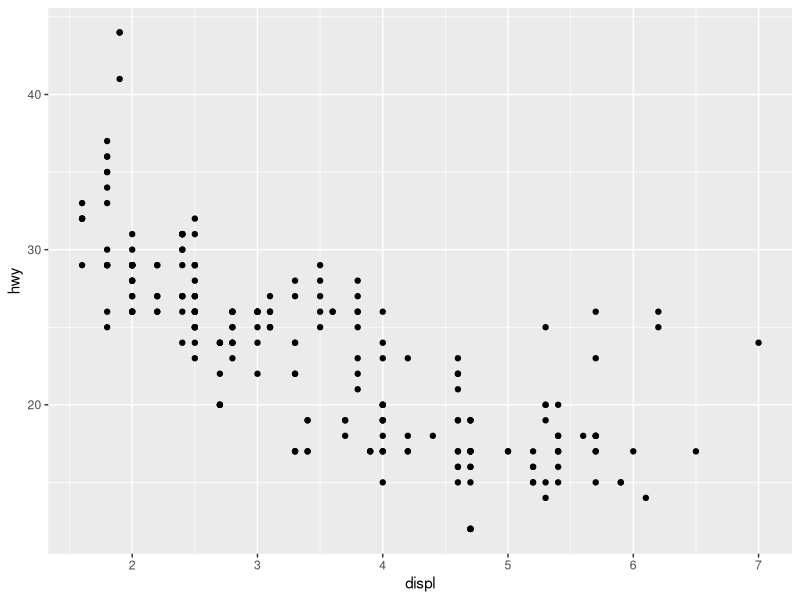
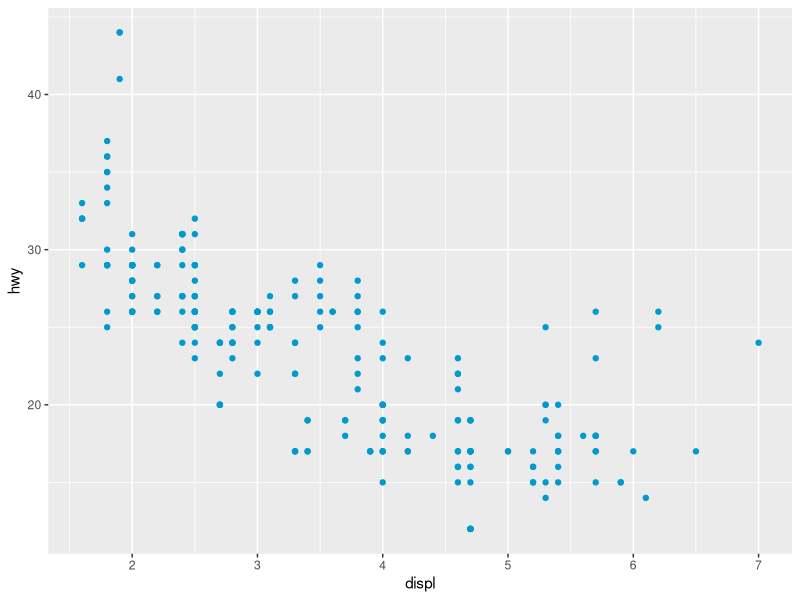
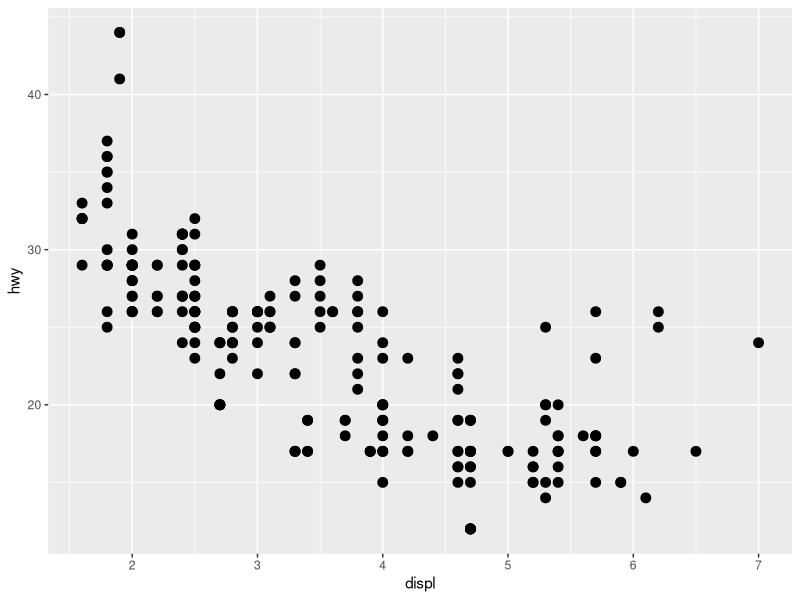
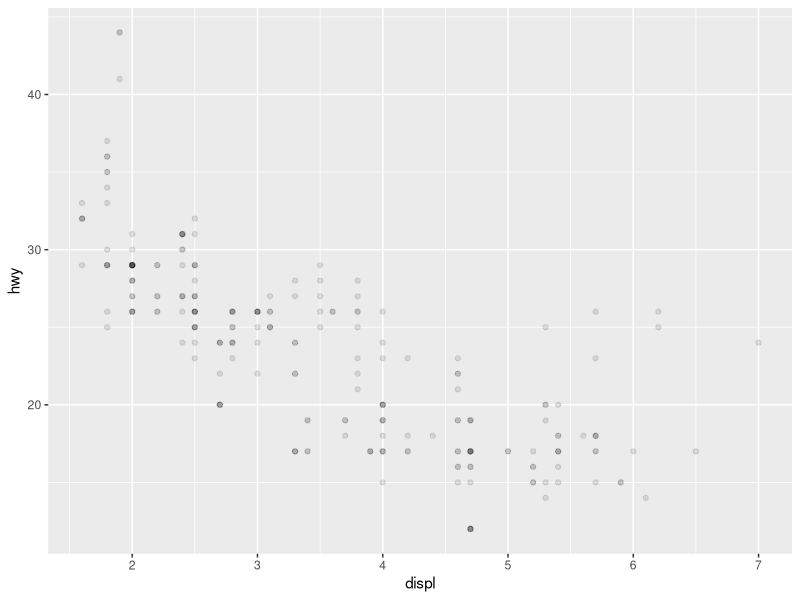
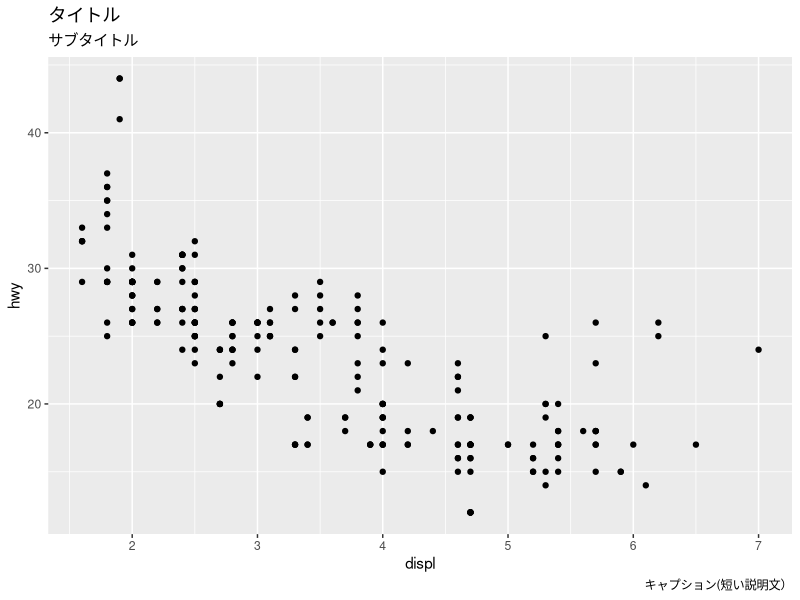
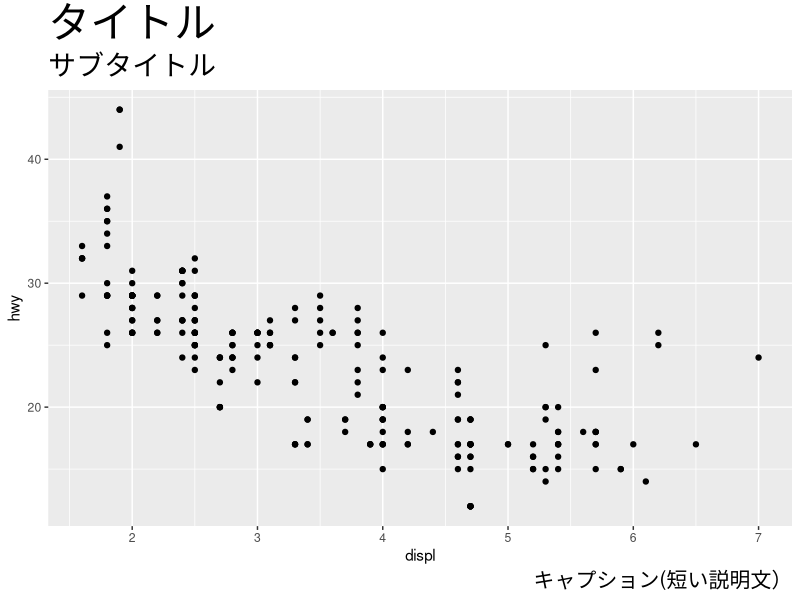
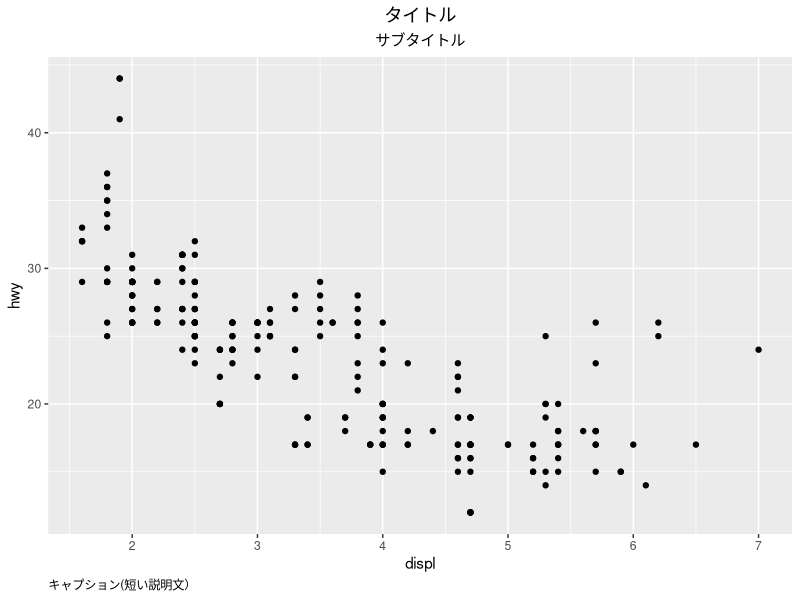
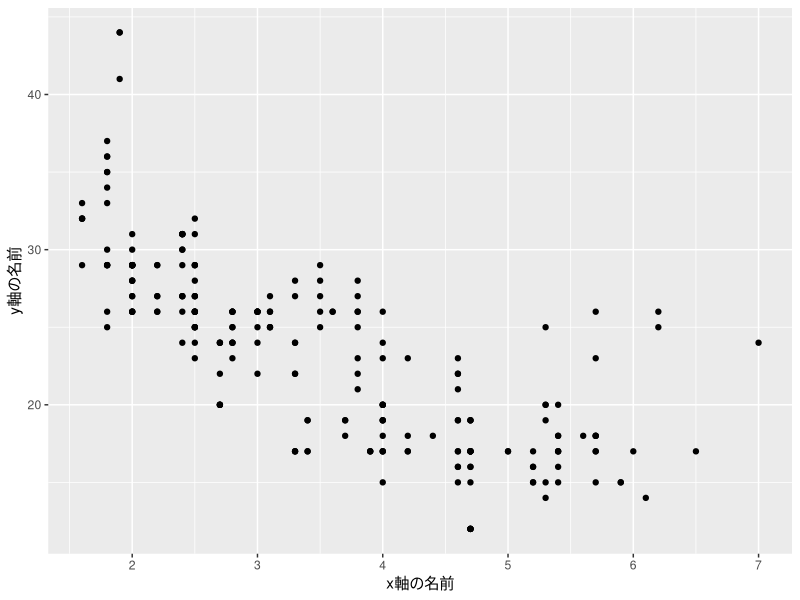

Recreate these plots in R, in order.
## ---- chunk 1
knitr::opts_chunk$set(echo = TRUE, warning = FALSE, message = FALSE)
## ---- chunk 2
library(tidyverse)
## ---- chunk 3
p <- 
ggplot(mpg, aes(x = displ, y = hwy))

p + geom_point() 
## ---- chunk 4
p +
  geom_point(color = "deepskyblue3") 
## ---- chunk 5
p +
  geom_point(size = 3) 
## ---- chunk 6
p +
  geom_point(alpha = 0.1) 
## ---- chunk 7
p +
  geom_point() +
  labs(
    title = "タイトル",
    subtitle = "サブタイトル",
    caption = "キャプション(短い説明文）"
       )
## ---- chunk 8
p +
  geom_point() +
  labs(
    title = "タイトル",
    subtitle = "サブタイトル",
    caption = "キャプション(短い説明文）"
       ) +
  theme(
    plot.title    = element_text(size = 30),
    plot.subtitle = element_text(size = 20),
    plot.caption  = element_text(size = 15)
  )
## ---- chunk 9
p +
  geom_point() +
  labs(
    title = "タイトル",
    subtitle = "サブタイトル",
    caption = "キャプション(短い説明文）"
       ) +
  theme(
    plot.title    = element_text(hjust = 0.5),   # 水平方向0-1の範囲で相対的な位置を指定
    plot.subtitle    = element_text(hjust = 0.5),
    plot.caption  = element_text(hjust = 0)
  )
## ---- chunk 10
p +
  geom_point() +
  labs(
    x = "x軸の名前",
    y = "y軸の名前"
       )
## ---- chunk 11
mpg %>% 
  select(displ, hwy) %>% # displとhwyを選んでsummary()に渡す
  summary()
## ---- chunk 12
p +
  geom_point() +
  scale_x_continuous(
    breaks = seq(from = 1, to = 8, by = 1), # 1から8まで1ずつ増える
    limits = c(1, 8)) +                     # 1を表示したい場合
  scale_y_continuous(
    breaks = seq(from = 10, to = 45, by = 5), # 10から45まで5ずつ増える
    limits = c(10, 45))
## ---- chunk 13
p +
  geom_point() +
  scale_y_continuous(
    breaks = c(15, 30, 45))       
## ---- chunk 14
p +
  geom_point() +
  theme(axis.text = element_text(size = 9)) # 単位はpt

p + 
  geom_point() +
  theme(axis.text = element_text(size = 12)) # 単位はpt

p +
  geom_point() +
  theme(axis.text = element_text(size = 16)) # 単位はpt

## ---- chunk 15
p + 
  geom_point() +
  geom_hline(yintercept = 30,     # 座標の位置
             linetype = "dotted", # 点線
             color = "red",       # 色
             size = 1)            # 大きさ

## ---- chunk 16
p +
  geom_point() +
  geom_vline(xintercept = 5,
             linetype = "dotted",
             color = "red",
             size = 1)

## ---- chunk 17
p +
  geom_point() +
  annotate(geom = "text",
           x = 5, y = 35,  # テキストの中心座標位置
           label = "ここにテキスト",
           color = "blue",
           size = 10)
## ---- chunk 18
# 相関係数の計算
corc <- 
  cor(mpg$displ, mpg$hwy) %>% 
  round(2)
 
p +
  geom_point() +
  annotate("text",
           label = str_c("r = ", corc), # 相関係数の代入 
           x = 6, y = 40,
           size = 6)
  
## ---- chunk 19
p + 
  geom_point() +
  theme_bw()
## ---- chunk 20
p +
  geom_point() +
  theme_classic()
## ---- chunk 21
pc <- 
ggplot(mpg, aes(displ, hwy,
                color = class))

pc + geom_point()
## ---- chunk 22
pc +
  geom_point() +
  scale_color_manual(values = c("red", "green", "blue", "yellow", "pink", "black", "brown"))
## ---- chunk 23
pc +
  geom_point() +
  scale_color_manual(values = c("red", "green", "blue", "yellow", "pink", "black", "brown"),
                     labels = c("二人乗り","小型","中型","ミニバン","貨物","サブコンパクト","SUV"))
## ---- chunk 24
pc +
 geom_point() +
 theme(legend.position = "bottom")

## ---- chunk 25
pc +
 geom_point() +
 theme(legend.position = "none")

## ---- chunk 26
pc +
 geom_point() +
 theme(legend.position = c(.70, .80),
       legend.direction = "horizontal")

## ---- chunk 27
pc +
 geom_point() +
 theme(legend.position = "bottom") +
 guides(color = guide_legend(nrow = 1))  

## ---- chunk 28
pc +
 geom_point() +
 guides(color = guide_legend(reverse = TRUE))
## ---- chunk 29
# class別のエンジンの排気量平均を確認して並び替え
mpg %>% 
  group_by(class) %>%
  summarise(mean_hwy = mean(hwy)) %>% 
  arrange(mean_hwy)

pc +
 geom_point() +
  scale_color_discrete(breaks =                       # 色分けをcolorでやっているのでscale_color
                        c("pickup", "suv", "minivan", 
                          "2seater", "midsize", "subcompact", "compact"))
## ---- chunk 30
mpg %>% 
  mutate(class = fct_relevel(class,
                             "pickup", "suv", "minivan", 
                          "2seater", "midsize", "subcompact", "compact")) %>% 
ggplot(aes(displ, hwy,
                color = class)) +
  geom_point()

## ---- chunk 31
pc +
  geom_text(aes(label = class), show.legend = FALSE) # 凡例なし
## ---- chunk 32
pc +
  geom_text(aes(label = class), show.legend = FALSE,
            check_overlap = TRUE ) # 凡例なし
## ---- chunk 33
pc +
  geom_text(aes(label = class), show.legend = FALSE,
            angle = 45 ) # 凡例なし
## ---- chunk 34
pc +
   geom_point() +
   facet_wrap(vars(class))
## ---- chunk 35
pc +
   geom_point() +
   facet_wrap(vars(class),
             ncol = 2)
## ---- chunk 36
library(knitr) # kable()を使うため

# 車種(class)と年次別の燃料効率(hwy)平均値データを作成
comp_hwy_y <- 
mpg %>% 
  group_by(class, year) %>% 
  summarise(mean_hwy = mean(hwy))

kable(comp_hwy_y)
## ---- chunk 37
comp_hwy_y_w <-
  comp_hwy_y %>% 
  pivot_wider(names_from = year,
              values_from = mean_hwy)

comp_hwy_y_w
  
## ---- chunk 38
comp_hwy_y_w %>% 
  pivot_longer(-class,            # この変数以外、つまり1999と2008の列を使用
               names_to = "year",
               values_to = "mean_hwy")
## ---- chunk 39
ggplot(comp_hwy_y, 
       aes(year, mean_hwy, color = class)) +
  geom_line()
## ---- chunk 40
ggplot(comp_hwy_y, 
       aes(year, mean_hwy, color = class)) +
  geom_point() +
  geom_line() +
  scale_x_continuous(breaks = c(1999, 2008))
